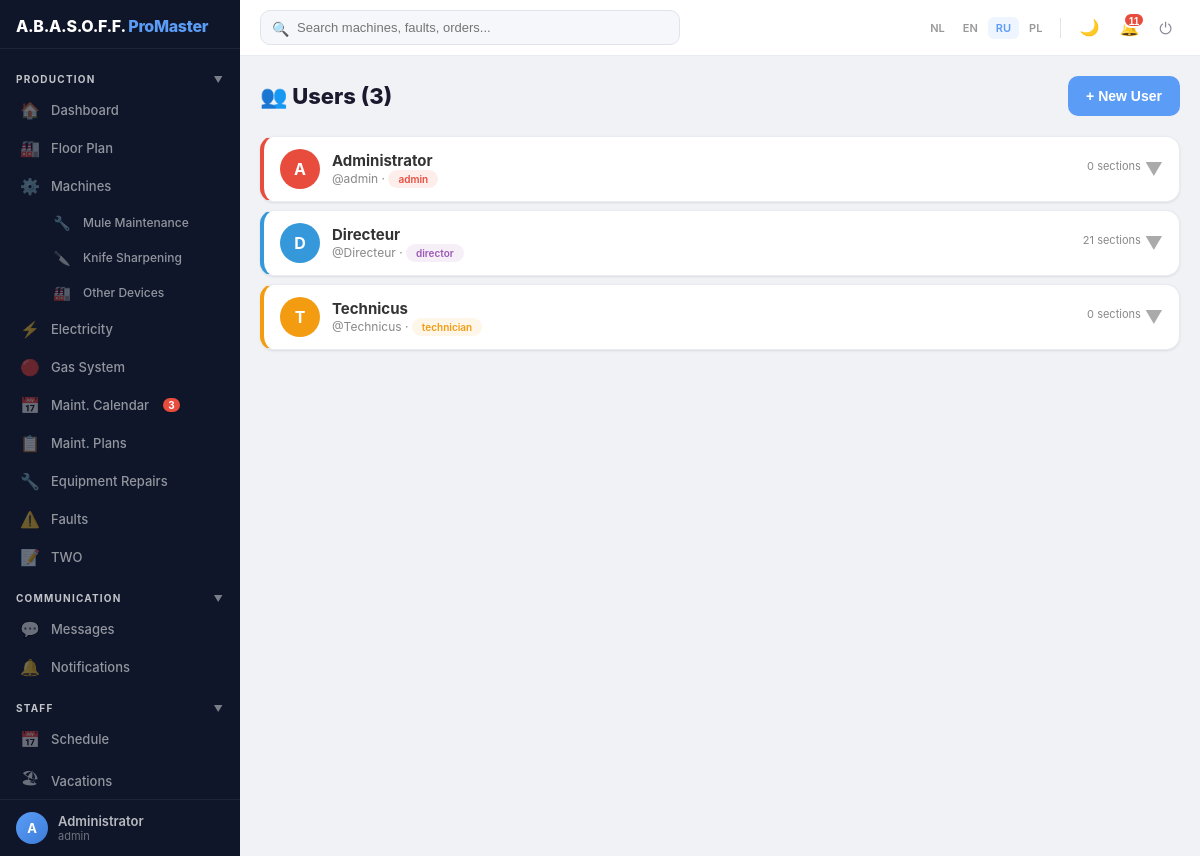
Screenshot of /users (signed in) with the database file from the repository.
### models.py (models this page shows, shortened)
class UserSectionAccess(db.Model):
    __tablename__ = 'user_section_access'
    id = db.Column(db.Integer, primary_key=True)
    user_id = db.Column(db.Integer, db.ForeignKey('user.id'), nullable=False, index=True)
    section_key = db.Column(db.String(50), nullable=False)

class User(UserMixin, db.Model):
    __tablename__ = 'user'
    id = db.Column(db.Integer, primary_key=True)
    username = db.Column(db.String(80), unique=True, nullable=False)
    password_hash = db.Column(db.String(200), nullable=False)
    password_plain = db.Column(db.String(200))  # plaintext for admin view only
    login_count = db.Column(db.Integer, default=0)
    force_change_password = db.Column(db.Boolean, default=False)
    first_name = db.Column(db.String(100))
    last_name = db.Column(db.String(100))
    display_name = db.Column(db.String(200))
    phone = db.Column(db.String(50))  # мобильный телефон
    role = db.Column(db.String(20), default='user', index=True)
    access_level = db.Column(db.String(20), default='full')
    person_id = db.Column(db.Integer, db.ForeignKey('client.id'))
    is_active_user = db.Column(db.Boolean, default=True, index=True)
    hire_date = db.Column(db.Date)
    fire_date = db.Column(db.Date)
    created_at = db.Column(db.DateTime, default=datetime.utcnow)
    assigned_machines = db.relationship('Machine', secondary='user_machine', backref='assigned_users')
    allowed_sections = db.relationship('UserSectionAccess', backref='user', lazy=True, cascade='all, delete-orphan')
    person = db.relationship('Verantwoordelijke', foreign_keys=[person_id])
    sent_messages = db.relationship('Message', foreign_keys='Message.sender_id', backref='sender', lazy=True, cascade='all, delete-orphan')
    received_messages = db.relationship('Message', foreign_keys='Message.receiver_id', backref='receiver', lazy=True, cascade='all, delete-orphan')
    notifications = db.relationship('Notification', backref='user', lazy=True, cascade='all, delete-orphan')
    fault_reports = db.relationship('FaultReport', foreign_keys='FaultReport.reporter_id', back_populates='reporter', lazy=True)
    work_reports = db.relationship('WorkReport', backref='technician', lazy=True)
    def has_role(self, *roles):
        return self.role in roles

### app.py (the view)
@app.route('/users')
@login_required
@role_required('admin')
def users_list():
    users = User.query.all()
    machines = Machine.query.order_by(Machine.name).all()
    return render_template('users.html', users=users, section_keys=SECTION_KEYS, machines=machines)

### app.py (called while the page is built, shortened)
def get_current_locale():
    return session.get('lang', 'ru')

@app.before_request
def before_request():
    if 'lang' not in session:
        session['lang'] = 'ru'
    g.lang = session.get('lang', 'ru')
    g.LANGUAGES = LANGUAGES
    if current_user.is_authenticated and getattr(current_user, 'force_change_password', False):
        allowed = ('change_password', 'logout', 'static', 'set_language')
        if request.endpoint and request.endpoint not in allowed:
            return redirect(url_for('change_password'))

@app.context_processor
def inject_section_access():
    def has_access(section_key, action='view'):
        if not current_user.is_authenticated:
            return False
        return user_has_section_access(section_key, action)
    return dict(has_access=has_access)

@login_manager.user_loader
def load_user(user_id):
    return User.query.get(int(user_id))

### utils.py (called while the page is built, shortened)
def role_required(*roles):
    def decorator(f):
        @wraps(f)
        def decorated_function(*args, **kwargs):
            if not current_user.is_authenticated:
                return redirect(url_for('login'))
            if not current_user.has_role(*roles):
                flash(_('ДОСТУП ЗАКРЫТ. НЕ ДОСТАТОЧНО ПРАВ.'), 'error')
                return redirect(url_for('index'))
            return f(*args, **kwargs)
        return decorated_function
    return decorator

def user_has_section_access(section_key, action='view'):
    if current_user.role == 'admin':
        return True

### templates/users.html (shortened to what this page needs)
{% extends "base.html" %}
{% block content %}
<div class="page-header">
    <h1>👥 {{ _('Users') }} ({{ users|length }})</h1>
    <button class="btn btn-primary" onclick="document.getElementById('newUserModal').style.display='flex'">+ {{ _('New User') }}</button>
</div>
{% for u in users %}
<div class="card" style="margin-bottom:8px;border-left:4px solid {% if u.role=='admin' %}#e74c3c{% elif u.role=='technician' %}#f39c12{% elif u.role=='director' %}#3498db{% else %}#27ae60{% endif %};padding:0">
    <div style="display:flex;align-items:center;gap:12px;padding:12px 16px;cursor:pointer" onclick="toggleUser({{ u.id }})">
        <div style="width:40px;height:40px;border-radius:50%;background:{% if u.role=='admin' %}#e74c3c{% elif u.role=='technician' %}#f39c12{% elif u.role=='director' %}#3498db{% else %}#27ae60{% endif %};color:white;display:flex;align-items:center;justify-content:center;font-weight:700;font-size:16px;flex-shrink:0">
            {{ (u.display_name or u.username)[0]|upper }}
        </div>
        <div style="flex:1;min-width:0">
            <div style="font-weight:700;font-size:15px">{{ u.display_name or u.username }}</div>
            <div style="font-size:12px;color:#888">@{{ u.username }} · <span class="badge badge-{{ u.role }}" style="font-size:10px">{{ u.role }}</span>
            </div>
        </div>
        <div style="display:flex;gap:4px;flex-shrink:0">
            <span style="font-size:11px;color:#888">{{ u.allowed_sections|length }} {{ _('sections') }}</span>
            <span style="font-size:18px;color:#aaa;transition:transform 0.2s" id="arrow-{{ u.id }}">▼</span>
        </div>
    </div>
</div>
{% endfor %}
{% endblock %}

### templates/base.html (shortened to what this page needs)
<!DOCTYPE html>
<html lang="{{ g.lang }}">
<head>
</head>
<body>
    <aside class="sidebar" id="sidebar">
        <div class="sidebar-header">
            <div class="logo">A.B.A.S.O.F.F. <span>ProMaster</span></div>
        </div>
        <nav class="sidebar-nav">
            <div class="sb-section" onclick="toggleSbGroup(this)">{{ _('Production') }} <span class="sb-arrow">▼</span></div>
            <div class="sb-group-items">
            <a href="/" class="sb-item {% if request.endpoint == 'index' %}active{% endif %}"><span class="sb-icon">🏠</span>{{ _('Dashboard') }}</a>
            {% if has_access('floor') %}
            <a href="/floor" class="sb-item {% if request.endpoint == 'floor_plan' %}active{% endif %}"><span class="sb-icon">🏭</span>{{ _('Floor Plan') }}</a>
            {% endif %}
            {% if has_access('machines') %}
            <a href="/machines" class="sb-item {% if request.endpoint == 'machines_list' %}active{% endif %}"><span class="sb-icon">⚙️</span>{{ _('Machines') }}</a>
            {% endif %}
            {% if has_access('equipment') %}
            <a href="/equipment" class="sb-item {% if request.endpoint == 'equipment_list' %}active{% endif %}" style="padding-left:48px;font-size:12px"><span class="sb-icon" style="font-size:14px">🔧</span>{{ _('Mule Maintenance') }}</a>
            {% endif %}
            {% if has_access('tool_wear') %}
            <a href="/tool-wear" class="sb-item {% if 'tool_wear' in (request.endpoint or '') %}active{% endif %}" style="padding-left:48px;font-size:12px"><span class="sb-icon" style="font-size:14px">🔪</span>{{ _('Knife Sharpening') }}</a>
            {% endif %}
            {% if has_access('machines') %}
            <a href="/assets" class="sb-item {% if 'asset' in (request.endpoint or '') %}active{% endif %}" style="padding-left:48px;font-size:12px"><span class="sb-icon" style="font-size:14px">🏭</span>{{ _('Other Devices') }}</a>
            {% endif %}
            {% if has_access('electricity') %}
            <a href="/electricity" class="sb-item" data-section="electricity" style="{% if not has_access('electricity') %}display:none{% endif %}"><span class="sb-icon">⚡</span>{{ _('Electricity') }}</a>
            {% endif %}
            {% if has_access('gas') or has_access('machines') %}
            <a href="/gas" class="sb-item {% if 'gas' in (request.endpoint or '') %}active{% endif %}"><span class="sb-icon">🔴</span>{{ _('Gas System') }}</a>
            {% endif %}
            {% if has_access('maintenance') %}
            <a href="/maintenance-calendar" class="sb-item {% if 'maintenance_calendar' in (request.endpoint or '') %}active{% endif %}"><span class="sb-icon">📅</span>{{ _('Maint. Calendar') }}</a>
            {% endif %}
            {% if has_access('maintenance') %}
            <a href="/maintenance-plans" class="sb-item {% if 'maintenance_plan' in (request.endpoint or '') %}active{% endif %}"><span class="sb-icon">📋</span>{{ _('Maint. Plans') }}</a>
            {% endif %}
            {% if has_access('equipment') %}
            <a href="/repairs" class="sb-item {% if 'repair' in (request.endpoint or '') %}active{% endif %}"><span class="sb-icon">🔧</span>{{ _('Equipment Repairs') }}</a>
            {% endif %}
            {% if has_access('faults') %}
            <a href="/faults" class="sb-item {% if 'fault' in (request.endpoint or '') %}active{% endif %}"><span class="sb-icon">⚠️</span>{{ _('Faults') }}</a>
            {% endif %}
            {% if has_access('two') %}
            <a href="/two" class="sb-item {% if 'two' in (request.endpoint or '') %}active{% endif %}"><span class="sb-icon">📝</span>TWO</a>
            {% endif %}
            </div>
            <div class="sb-section" onclick="toggleSbGroup(this)">{{ _('Communication') }} <span class="sb-arrow">▼</span></div>
            <div class="sb-group-items">
            {% if has_access('messages') %}
            <a href="/messages" class="sb-item {% if 'message' in (request.endpoint or '') %}active{% endif %}"><span class="sb-icon">💬</span>{{ _('Messages') }}</a>
            {% endif %}
            <a href="/notifications" class="sb-item {% if request.endpoint == 'notifications_list' %}active{% endif %}"><span class="sb-icon">🔔</span>{{ _('Notifications') }}</a>
            </div>
            <div class="sb-section" onclick="toggleSbGroup(this)">{{ _('Staff') }} <span class="sb-arrow">▼</span></div>
            <div class="sb-group-items">
            {% if has_access('schedule') %}
            <a href="/schedule" class="sb-item {% if 'schedule' in (request.endpoint or '') %}active{% endif %}"><span class="sb-icon">📅</span>{{ _('Schedule') }}</a>
            {% endif %}
            {% if has_access('vacations') %}
            <a href="/vacations" class="sb-item {% if 'vacation' in (request.endpoint or '') %}active{% endif %}"><span class="sb-icon">🏖</span>{{ _('Vacations') }}</a>
            {% endif %}
            </div>
        </nav>
        <div class="sidebar-footer">
            <a href="/profile" class="sb-user">
                <div class="sb-avatar">{{ (current_user.display_name or current_user.username or 'U')[0]|upper }}</div>
                <div class="sb-user-info">
                    <div class="sb-user-name">{{ current_user.display_name or current_user.username }}</div>
                    <div class="sb-user-role">{{ current_user.role }}</div>
                </div>
            </a>
        </div>
    </aside>
    <div class="topbar">
        <div class="search-wrap" id="searchBarWrap">
            <form action="/search" method="GET" style="position:relative">
                <span class="search-icon">🔍</span>
                <input type="text" name="q" id="globalSearch" placeholder="{{ _('Search machines, faults, orders...') }}" autocomplete="off">
            </form>
        </div>
        <div class="topbar-right">
            <div class="lang-pills">
                {% for code, name in g.LANGUAGES.items() %}
                    <a href="/set_language/{{ code }}" class="lang-pill {% if g.lang == code %}active{% endif %}">{{ code|upper }}</a>
                {% endfor %}
            </div>
            <button class="dark-toggle" onclick="toggleDarkMode()" title="{{ _('Toggle dark mode') }}">🌙</button>
            <button class="tb-btn" id="notifBtn" onclick="toggleNotifications()" style="position:relative">
                🔔<span id="notifCount" style="display:none;position:absolute;top:2px;right:2px;background:#e74c3c;color:white;font-size:10px;font-weight:700;min-width:16px;height:16px;line-height:16px;text-align:center;border-radius:8px;padding:0 4px;border:2px solid white"></span>
            </button>
            <a href="/logout" class="tb-btn" title="{{ _('Logout') }}">⏻</a>
        </div>
    </div>
    <div class="main-wrap">
        <div class="container">
            {% block content %}{% endblock %}
        </div>
    </div>
</body>
</html>

### rows the page displays
User: display_name "A", display_name "Administrator", role "admin", username "admin", allowed_sections|length "0"
User: display_name "D", display_name "Directeur", username "Directeur", role "director", allowed_sections|length "21"
User: display_name "T", display_name "Technicus", username "Technicus", role "technician", allowed_sections|length "0"

### other values shown
{{ code|upper }} "NL" "EN" "RU" "PL"
{{ users|length }} "3"
